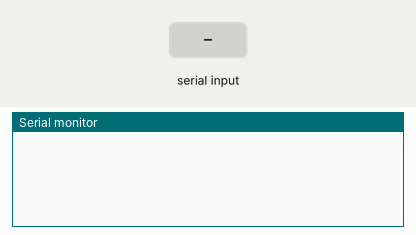
Recording of a sketch running on a simulated ESP8266 (NodeMCU). Shown: the last lines printed to the serial monitor. The inputs (shaded band) are chosen by the test bench. WiFi joins after 1.5 s; servers stay silent unless stated; uploads are accepted with an empty reply.

Above: at 2.7 s.
2.8 s: "90,45\n" received over Serial
At 5.16 s:
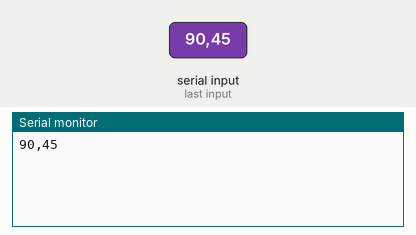
At 6.6 s:
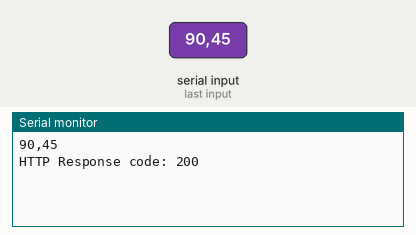

The sketch:

main_esp_sketch.ino
```cpp
#include <ESP8266WiFi.h>
#include <ESP8266HTTPClient.h>
#include <WiFiClient.h>

const char* ssid = "Qqqqqqq";
const char* password = "parolatelefon";

String serverName = "http://192.168.190.3:3002/api/sendData";

unsigned long lastTime = 0;
unsigned long timerDelay = 5000;

void setup() {
  Serial.begin(115200);

  WiFi.begin(ssid, password);
  // Serial.println("Connecting");
  while(WiFi.status() != WL_CONNECTED) {
    delay(500);
    // Serial.print(".");
  }
  // Serial.println("");
  // Serial.print("Connected to WiFi network with IP Address: ");
  // Serial.println(WiFi.localIP());

  // Serial.println("Timer set to 5 seconds (timerDelay variable), it will take 5 seconds before publishing the first reading.");
}

bool stringComplete=false;
String inputString="";

void loop() {


  if(Serial.available()) {
    inputString = Serial.readStringUntil('\n');
    stringComplete=true;
  }

  // Send an HTTP POST request depending on timerDelay and if we read anything
  if (stringComplete && (millis() - lastTime) > timerDelay) {
    Serial.println(inputString);
    int temperature=0;
    int humidity=0;
    int emission=0;

    sscanf(inputString.c_str(), "%d %d %d", &temperature, &humidity,&emission);
    //Check WiFi connection status
    if(WiFi.status()== WL_CONNECTED){
      WiFiClient client;
      HTTPClient http;

      String serverPath = serverName
            +String("?zone=1")
            +String("&temperature=")+String(temperature)
            +String("&humidity=")+String(humidity)
            +String("&emission=")+String(emission);
      // Your Domain name with URL path or IP address with path
      http.begin(client, serverPath.c_str());

      int httpResponseCode = http.GET();


      if (httpResponseCode>0) {
        Serial.print("HTTP Response code: ");
        Serial.println(httpResponseCode);
        String payload = http.getString();
        Serial.println(payload);
      }
      else {
        Serial.print("Error code: ");
        Serial.println(httpResponseCode);
      }
      // Free resources
      http.end();
      stringComplete=false;
    }
    else {
      Serial.println("WiFi Disconnected");
    }
    lastTime = millis();
  }
}
```

Measured:
- after the input at 2.8 s, the serial monitor: prints a new line after 2.2 s (image 1)
